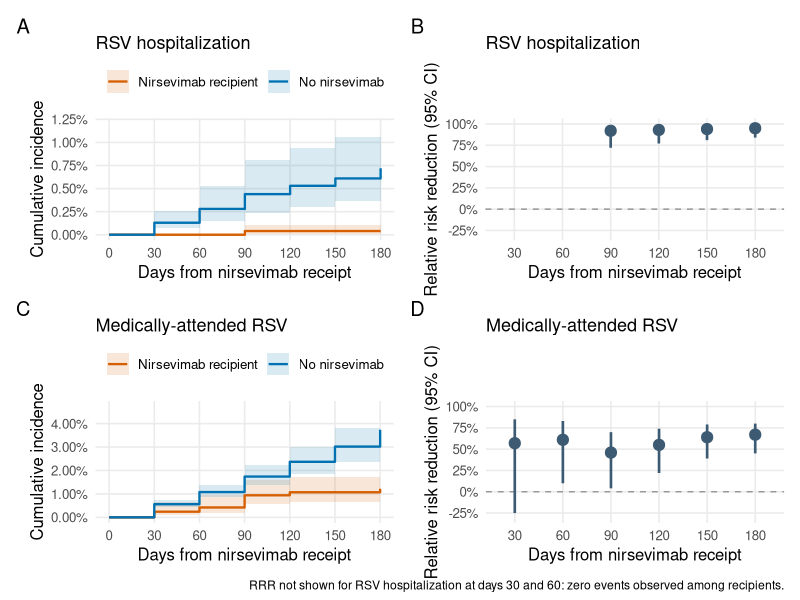
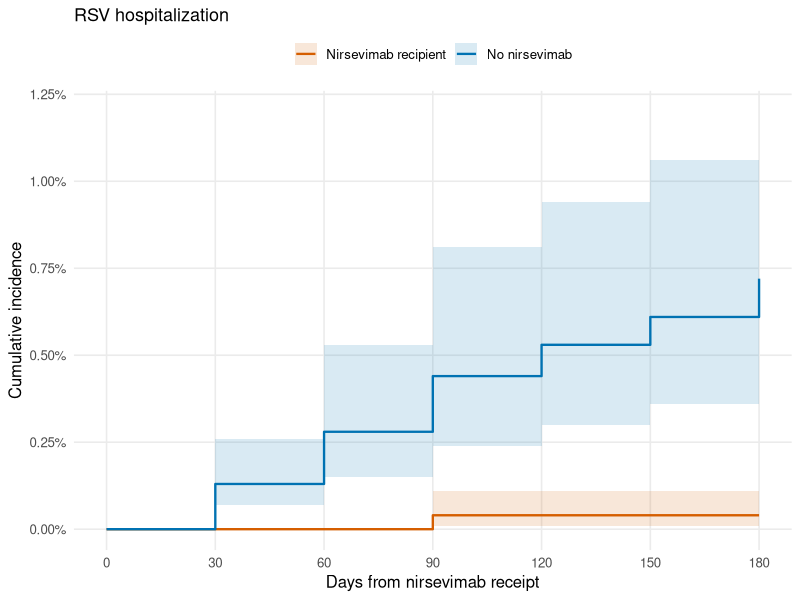
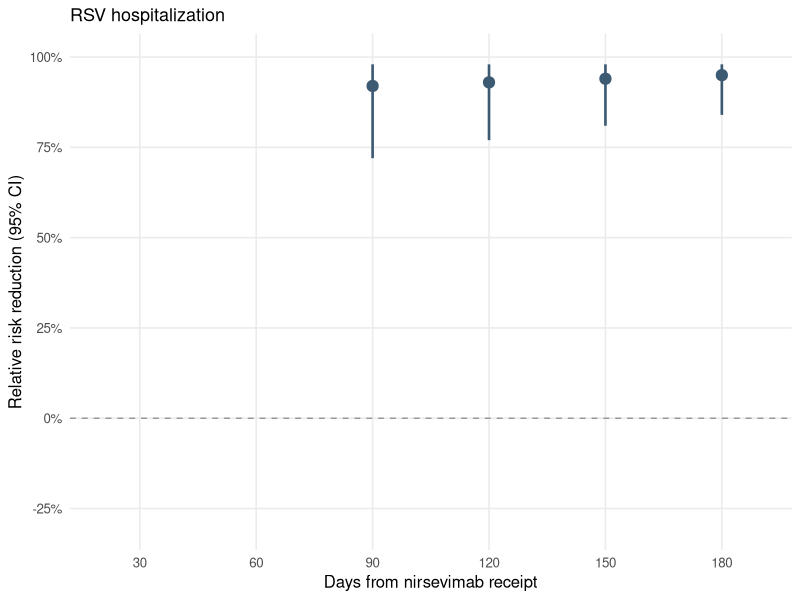
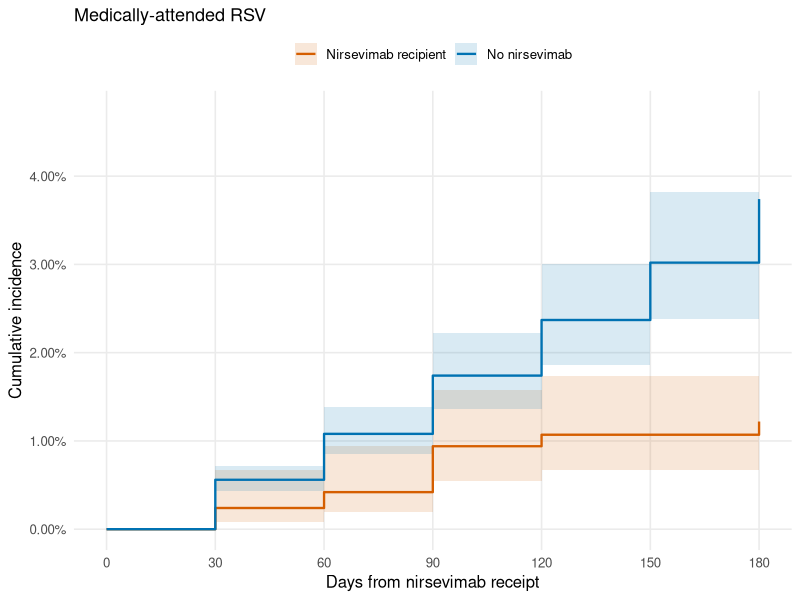
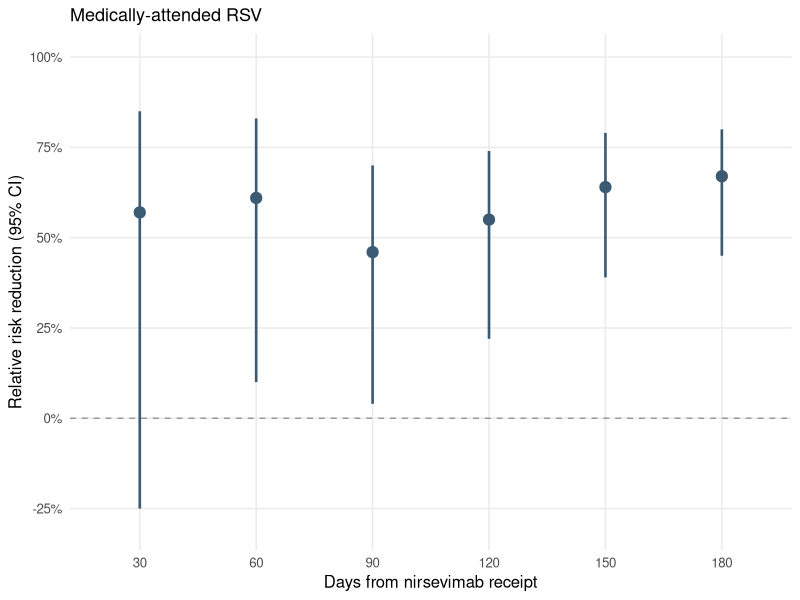

These charts were generated, in order, by the following R code:
# ----------------------------------------------------------------------------
#
# Code for figure 2
# 
# ----------------------------------------------------------------------------


# --- Load libraries
library(tidyverse)
library(patchwork)
library(scales)

# --- Format data

# Cumulative incidence by outcome, follow-up day, and group.
# Day 0 is added manually as a deterministic anchor point (CI = 0 for both
# groups at time of receipt). For RSV hospitalization at days 30 and 60,
# recipients had zero observed events, so no CI was reported; lower/upper
# are set to 0 here to keep the ribbon continuous rather than introducing
# a gap for an interval that was never estimable.
ci_data <- tribble(
  ~outcome,                 ~day, ~group,                  ~ci_est, ~ci_lower, ~ci_upper,
  "RSV hospitalization",    0,    "No nirsevimab",               0.0000,  0.0000,    0.0000,
  "RSV hospitalization",    30,   "No nirsevimab",               0.0013,  0.0007,    0.0026,
  "RSV hospitalization",    60,   "No nirsevimab",               0.0028,  0.0015,    0.0053,
  "RSV hospitalization",    90,   "No nirsevimab",               0.0044,  0.0024,    0.0081,
  "RSV hospitalization",    120,  "No nirsevimab",               0.0053,  0.0030,    0.0094,
  "RSV hospitalization",    150,  "No nirsevimab",               0.0061,  0.0036,    0.0106,
  "RSV hospitalization",    180,  "No nirsevimab",               0.0072,  0.0043,    0.0120,
  "RSV hospitalization",    0,    "Nirsevimab recipient",  0.0000,  0.0000,    0.0000,
  "RSV hospitalization",    30,   "Nirsevimab recipient",  0.0000,  0.0000,    0.0000,
  "RSV hospitalization",    60,   "Nirsevimab recipient",  0.0000,  0.0000,    0.0000,
  "RSV hospitalization",    90,   "Nirsevimab recipient",  0.0004,  0.0001,    0.0011,
  "RSV hospitalization",    120,  "Nirsevimab recipient",  0.0004,  0.0001,    0.0011,
  "RSV hospitalization",    150,  "Nirsevimab recipient",  0.0004,  0.0001,    0.0011,
  "RSV hospitalization",    180,  "Nirsevimab recipient",  0.0004,  0.0001,    0.0011,
  "Medically-attended RSV", 0,    "No nirsevimab",               0.0000,  0.0000,    0.0000,
  "Medically-attended RSV", 30,   "No nirsevimab",               0.0056,  0.0043,    0.0072,
  "Medically-attended RSV", 60,   "No nirsevimab",               0.0108,  0.0085,    0.0139,
  "Medically-attended RSV", 90,   "No nirsevimab",               0.0174,  0.0136,    0.0222,
  "Medically-attended RSV", 120,  "No nirsevimab",               0.0237,  0.0186,    0.0301,
  "Medically-attended RSV", 150,  "No nirsevimab",               0.0302,  0.0238,    0.0382,
  "Medically-attended RSV", 180,  "No nirsevimab",               0.0374,  0.0295,    0.0473,
  "Medically-attended RSV", 0,    "Nirsevimab recipient",  0.0000,  0.0000,    0.0000,
  "Medically-attended RSV", 30,   "Nirsevimab recipient",  0.0024,  0.0008,    0.0067,
  "Medically-attended RSV", 60,   "Nirsevimab recipient",  0.0042,  0.0019,    0.0094,
  "Medically-attended RSV", 90,   "Nirsevimab recipient",  0.0094,  0.0055,    0.0158,
  "Medically-attended RSV", 120,  "Nirsevimab recipient",  0.0107,  0.0067,    0.0173,
  "Medically-attended RSV", 150,  "Nirsevimab recipient",  0.0107,  0.0067,    0.0173,
  "Medically-attended RSV", 180,  "Nirsevimab recipient",  0.0122,  0.0078,    0.0192
)

# Relative risk reduction by outcome and day. NA where not estimable
# (zero events among recipients through day 60 for hospitalization).
rrr_data <- tribble(
  ~outcome,                 ~day, ~rrr_est, ~rrr_lower, ~rrr_upper,
  "RSV hospitalization",    30,   NA,    NA,     NA,
  "RSV hospitalization",    60,   NA,    NA,     NA,
  "RSV hospitalization",    90,   0.92,  0.72,   0.98,
  "RSV hospitalization",    120,  0.93,  0.77,   0.98,
  "RSV hospitalization",    150,  0.94,  0.81,   0.98,
  "RSV hospitalization",    180,  0.95,  0.84,   0.98,
  "Medically-attended RSV", 30,   0.57,  -0.25,  0.85,
  "Medically-attended RSV", 60,   0.61,  0.10,  0.83,
  "Medically-attended RSV", 90,   0.46,  0.04,   0.70,
  "Medically-attended RSV", 120,  0.55,  0.22,   0.74,
  "Medically-attended RSV", 150,  0.64,  0.39,   0.79,
  "Medically-attended RSV", 180,  0.67,  0.45,   0.80
)

outcome_levels <- c("RSV hospitalization", "Medically-attended RSV")
ci_data  <- mutate(ci_data,  outcome = factor(outcome, levels = outcome_levels))
rrr_data <- mutate(rrr_data, outcome = factor(outcome, levels = outcome_levels))



# --- Convert landmark estimates into step-function form

# Cumulative incidence is right-continuous and constant between estimated
# time points, so the plotted curve (and its ribbon) should step rather
# than interpolate linearly between landmark days.
stepify <- function(df) {
  df <- df[order(df$day), ]
  n <- nrow(df)
  if (n < 2) return(df)
  out <- df[1, , drop = FALSE]
  for (i in seq_len(n - 1)) {
    carry <- df[i, ]
    carry$day <- df$day[i + 1]
    out <- rbind(out, carry, df[i + 1, ])
  }
  out
}

ci_step <- ci_data %>%
  group_by(outcome, group) %>%
  group_modify(~ stepify(.x)) %>%
  ungroup()



# --- Color palette 
group_colors <- c("No nirsevimab" = "#0072B2", "Nirsevimab recipient" = "#D55E00")




# --- Plot functions
plot_ci <- function(data, outcome_name) {
  d <- filter(data, outcome == outcome_name)
  ggplot(d, aes(x = day, y = ci_est, color = group, fill = group)) +
    geom_ribbon(aes(ymin = ci_lower, ymax = ci_upper), alpha = 0.15, color = NA) +
    geom_step(linewidth = 0.8) +
    scale_color_manual(values = group_colors, name = NULL) +
    scale_fill_manual(values = group_colors, name = NULL) +
    scale_x_continuous(breaks = seq(0, 180, 30)) +
    scale_y_continuous(labels = label_percent(accuracy = 0.01)) +
    labs(x = "Days from nirsevimab receipt", y = "Cumulative incidence",
         title = outcome_name) +
    theme_minimal(base_size = 12) +
    theme(legend.position = "top",
          panel.grid.minor = element_blank(),
          plot.title = element_text(face = "plain", size = 13))
}

plot_forest <- function(data, outcome_name) {
  d <- filter(data, outcome == outcome_name) %>%
    mutate(day_label = factor(day, levels = sort(unique(day))))
  ggplot(d, aes(x = day_label, y = rrr_est)) +
    geom_hline(yintercept = 0, linetype = "dashed", color = "gray60") +
    geom_pointrange(aes(ymin = rrr_lower, ymax = rrr_upper),
                    color = "#3D5A73", size = 0.7, linewidth = 0.9, na.rm = TRUE) +
    scale_y_continuous(labels = label_percent(),
                       breaks = seq(-0.25, 1, by = 0.25)) +
    coord_cartesian(ylim = c(-0.3, 1)) +
    labs(x = "Days from nirsevimab receipt", y = "Relative risk reduction (95% CI)",
         title = outcome_name) +
    theme_minimal(base_size = 12) +
    theme(panel.grid.minor = element_blank(),
          plot.title = element_text(face = "plain", size = 13))
}



# --- Build and combine panels

p_hosp_ci      <- plot_ci(ci_step, "RSV hospitalization")
p_hosp_forest  <- plot_forest(rrr_data, "RSV hospitalization")
p_marsv_ci     <- plot_ci(ci_step, "Medically-attended RSV")
p_marsv_forest <- plot_forest(rrr_data, "Medically-attended RSV")

final_fig <- (p_hosp_ci | p_hosp_forest) / (p_marsv_ci | p_marsv_forest) +
  plot_annotation(
    tag_levels = "A",
    caption = "RRR not shown for RSV hospitalization at days 30 and 60: zero events observed among recipients."
  )
